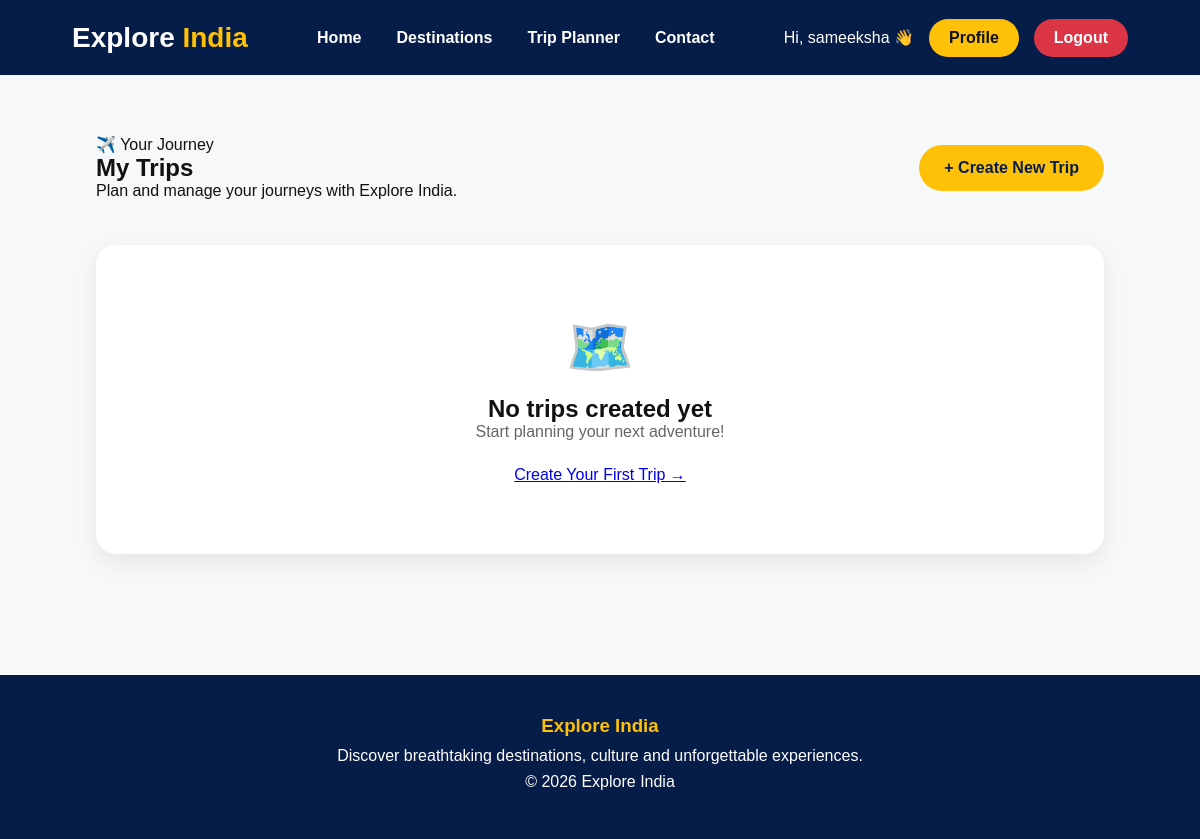
Before: /trips/ (signed in) with the older database file.
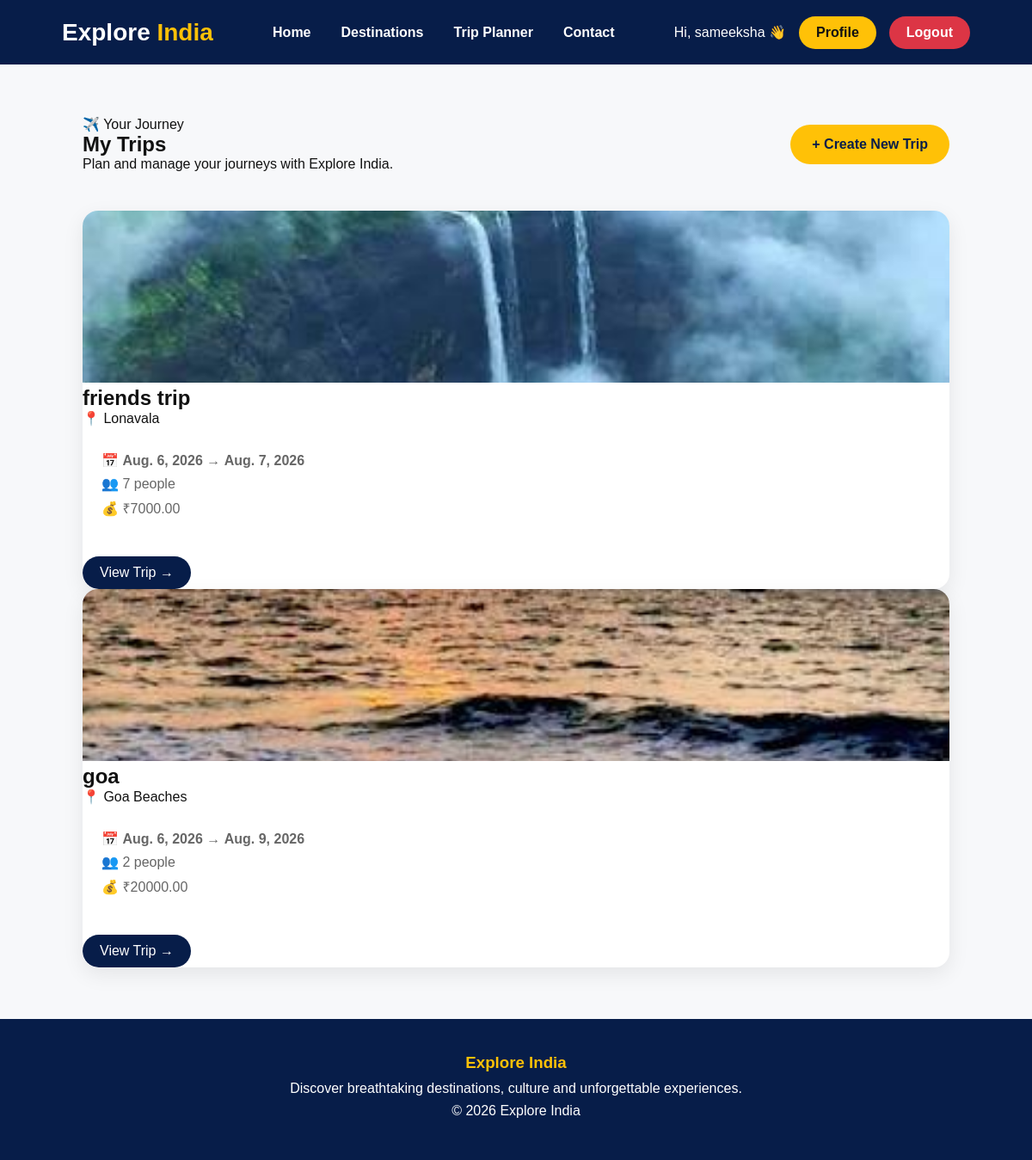
After: the same page with the newer database file.
### trips/models.py (models this page shows, shortened)
class Trip(models.Model):
    user = models.ForeignKey(
        User,
        on_delete=models.CASCADE
    )
    trip_name = models.CharField(max_length=150)
    destination = models.ForeignKey(
        Destination,
        on_delete=models.CASCADE
    )
    start_date = models.DateField()
    end_date = models.DateField()
    number_of_people = models.PositiveIntegerField(default=1)
    budget = models.DecimalField(
        max_digits=10,
        decimal_places=2,
        default=0
    )
    itinerary = models.TextField(
        blank=True
    )
    notes = models.TextField(
        blank=True
    )
    additional_notes = models.TextField(blank=True)
    created_at = models.DateTimeField(
        auto_now_add=True
    )
    updated_at = models.DateTimeField(
        auto_now=True
    )
    class Meta:
        ordering = ['-created_at']

### destinations/models.py (models this page shows, shortened)
class Destination(models.Model):
    name = models.CharField(max_length=150)
    slug = models.SlugField(max_length=170, unique=True, blank=True)
    description = models.TextField()
    category = models.CharField(max_length=30, choices=CATEGORY_CHOICES)
    state = models.CharField(max_length=30, choices=STATE_CHOICES)
    city = models.CharField(max_length=100, blank=True)
    image = models.ImageField(upload_to='destinations/', blank=True, null=True)
    best_time_to_visit = models.CharField(max_length=100, blank=True)
    avg_budget_per_day = models.DecimalField(max_digits=8, decimal_places=2, default=0)
    is_featured = models.BooleanField(default=False)
    created_at = models.DateTimeField(auto_now_add=True)
    class Meta:
        ordering = ['-created_at']

### trips/views.py (the view)
# urls.py: path("", views.trip_list, name="trip_list"),
@login_required
def trip_list(request):
    trips = Trip.objects.filter(
        user=request.user
    ).select_related("destination")
    return render(
        request,
        "trips/trip_list.html",
        {
            "trips": trips,
        }
    )

### templates/trips/trip_list.html (shortened to what this page needs)
{% extends 'base.html' %}
{% load static %}
{% block extra_css %}
<link rel="stylesheet" href="{% static 'css/trips.css' %}">
{% endblock %}
{% block content %}
<section class="trips-page">
    <div class="trips-header">
        <div>
            <span class="trips-tag">✈️ Your Journey</span>
            <h1>My Trips</h1>
            <p>
                Plan and manage your journeys with Explore India.
            </p>
        </div>
        <a href="{% url 'trips:create_trip' %}" class="create-trip-btn">
            + Create New Trip
        </a>
    </div>
    {% if trips %}
    <div class="trips-grid">
        {% for trip in trips %}
        <div class="trip-card">
            {% if trip.destination.image %}
            <div class="trip-image">
                <img
                    src="{{ trip.destination.image.url }}"
                    alt="{{ trip.destination.name }}">
            </div>
            {% else %}
            <div class="trip-image trip-placeholder">
                🗺️
            </div>
            {% endif %}
            <div class="trip-content">
                <h2>{{ trip.trip_name }}</h2>
                <p class="trip-destination">
                    📍 {{ trip.destination.name }}
                </p>
                <div class="trip-info">
                    <p>
                        📅
                        <strong>{{ trip.start_date }}</strong>
                        →
                        <strong>{{ trip.end_date }}</strong>
                    </p>
                    <p>
                        👥 {{ trip.number_of_people }} people
                    </p>
                    <p>
                        💰 ₹{{ trip.budget }}
                    </p>
                </div>
                <a
                    href="{% url 'trips:trip_detail' trip.id %}"
                    class="view-trip-btn">
                    View Trip →
                </a>
            </div>
        </div>
        {% endfor %}
    </div>
    {% else %}
    <div class="empty-trips">
        <div class="empty-icon">
            🗺️
        </div>
        <h2>No trips created yet</h2>
        <p>
            Start planning your next adventure!
        </p>
        <a
            href="{% url 'trips:create_trip' %}"
            class="create-first-btn">
            Create Your First Trip →
        </a>
    </div>
    {% endif %}
</section>
{% endblock %}

Changed rows visible on the page:
added Trip: destination.image (picture), trip_name "friends trip", destination.name "Lonavala", start_date "Aug. 6, 2026", end_date "Aug. 7, 2026", number_of_people "7", budget "7000.00"
added Trip: destination.image (picture), trip_name "goa", destination.name "Goa Beaches", start_date "Aug. 6, 2026", end_date "Aug. 9, 2026", number_of_people "2", budget "20000.00"
Other visible differences:
text no longer shown: "🗺️ No trips created yet Start planning your next adventure! Create Your First Trip →"
